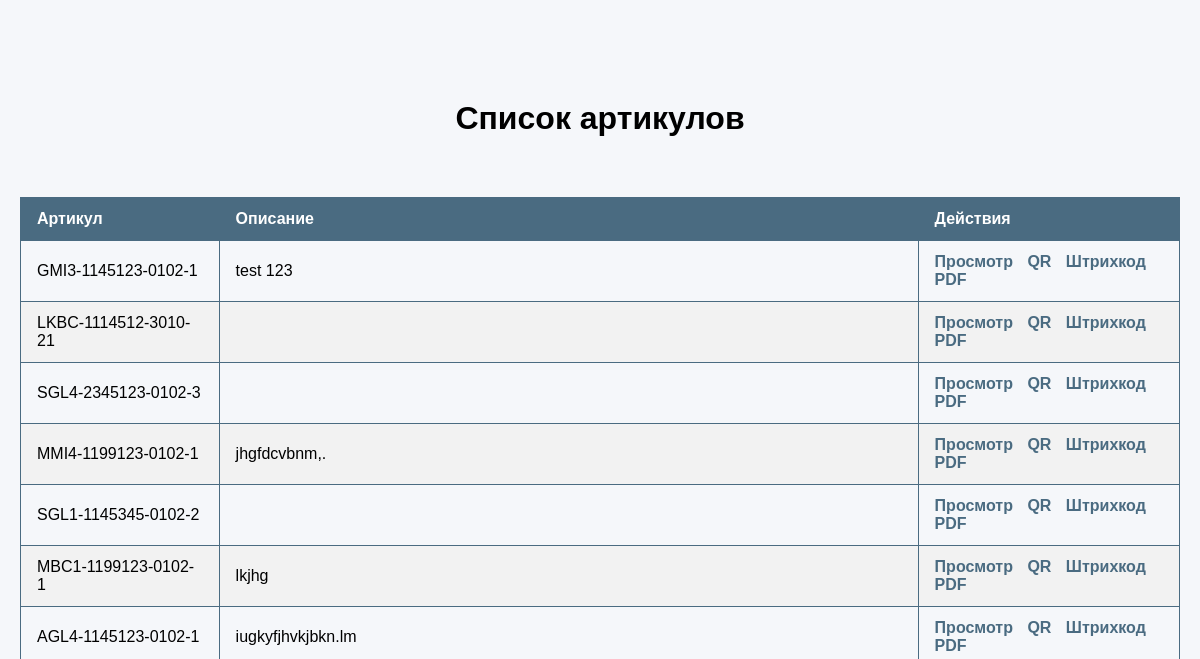
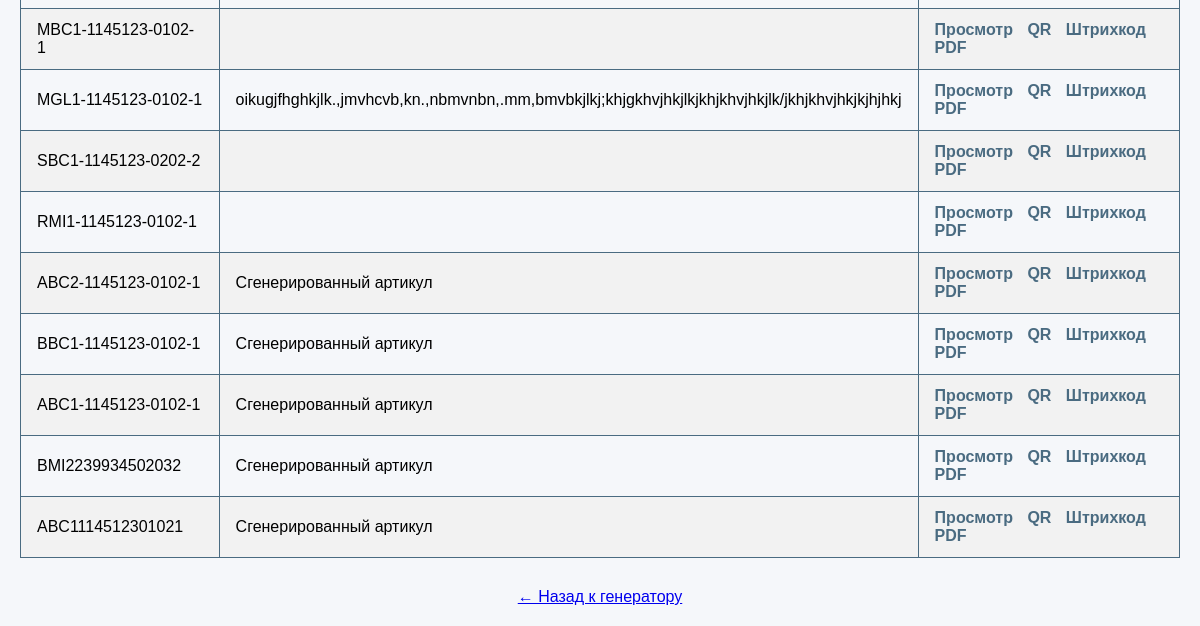
/articles, run on an earlier commit of the app's database (2 pictures, top to bottom).
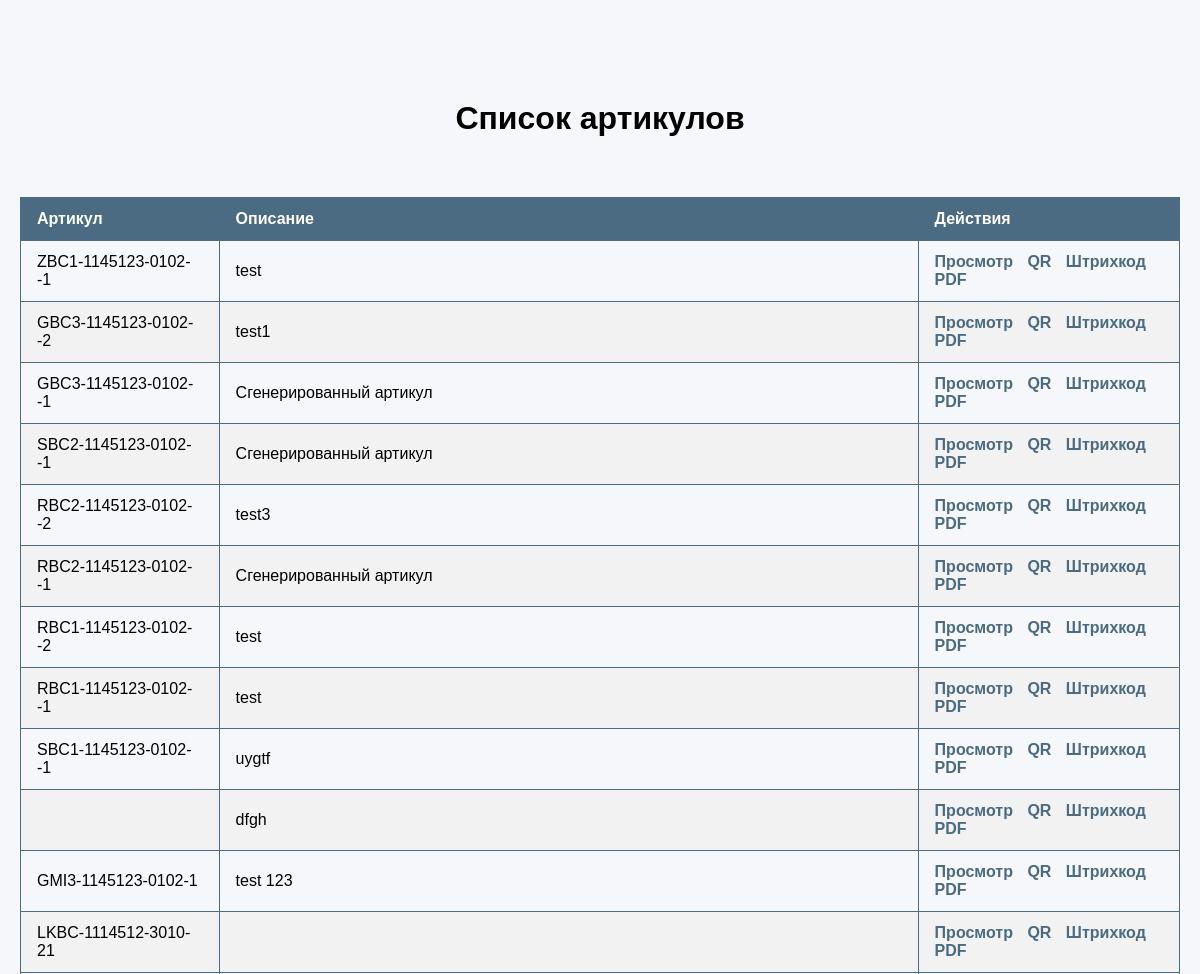
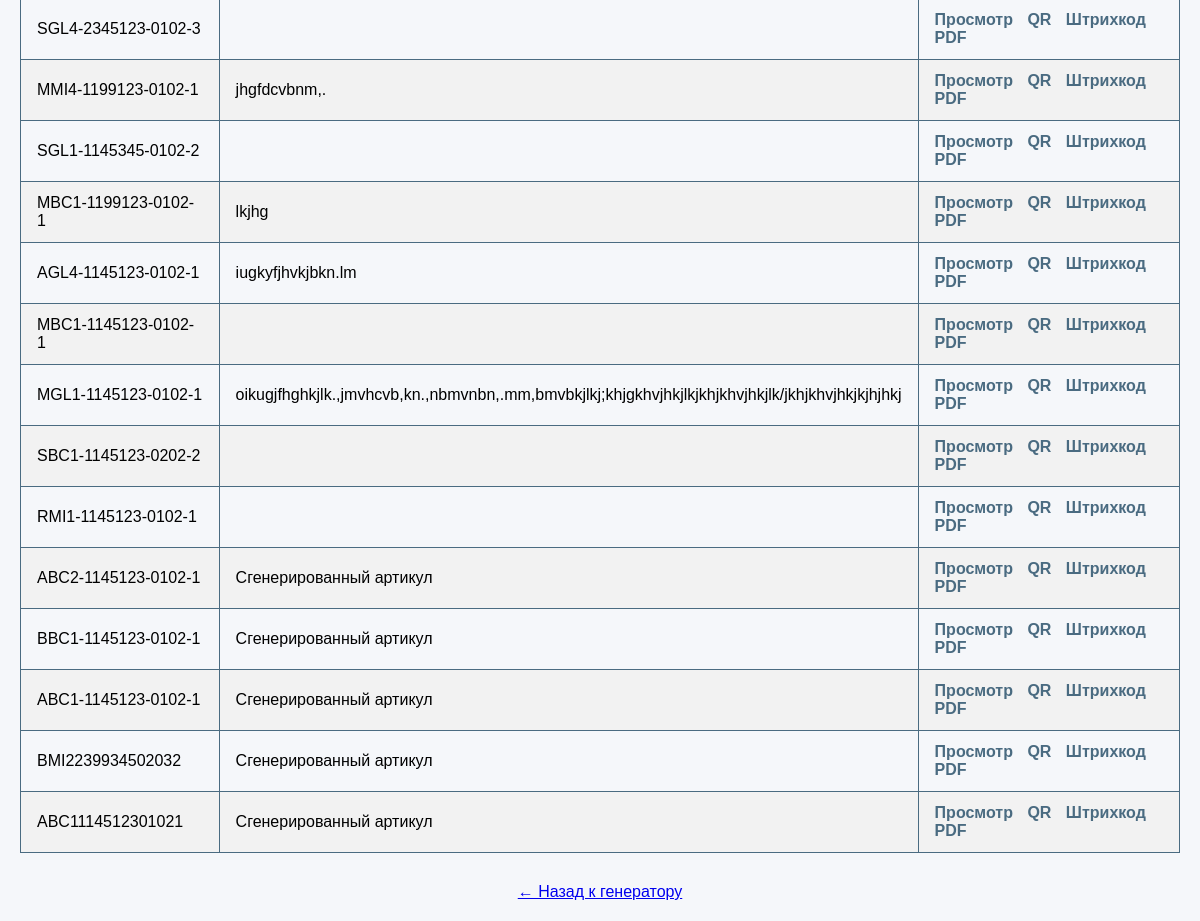
And on a later commit of the database (2 pictures, top to bottom).
### app/models.py (models this page shows, shortened)
class Article(db.Model):
    id = db.Column(db.Integer, primary_key=True)
    code = db.Column(db.String(64), nullable=False, unique=True)  # Артикул
    description = db.Column(db.String(256))  # Краткое описание

### app/main/routes.py (the view)
@main.route('/articles')
def list_articles():
    from app.models import Article
    articles = Article.query.order_by(Article.id.desc()).all()
    return render_template('list_articles.html', articles=articles)

### app/templates/list_articles.html (shortened to what this page needs)
<!DOCTYPE html>
<html lang="ru">
<head>
  <link rel="stylesheet" href="{{ url_for('static', filename='styles.css') }}">
</head>
<body>
  <div class="container">
    <h1>Список артикулов</h1>
    <table class="article-table">
      <thead>
        <tr>
          <th>Артикул</th>
          <th>Описание</th>
          <th>Действия</th>
        </tr>
      </thead>
      <tbody>
        {% for article in articles %}
        <tr>
          <td>{{ article.code }}</td>
          <td>{{ article.description }}</td>
          <td class="action-buttons">
            <a href="#">Просмотр</a>
            <a href="#">QR</a>
            <a href="#">Штрихкод</a>
            <a href="#">PDF</a>
          </td>
        </tr>
        {% endfor %}
      </tbody>
    </table>
    <a href="{{ url_for('main.index') }}" class="back-link">← Назад к генератору</a>
  </div>
</body>
</html>

### app/static/styles.css (style rules this page uses)
* { margin: 0; padding: 0; box-sizing: border-box; }
body { font-family: Arial, sans-serif; background-color: #f5f7fa; display: flex; justify-content: center; align-items: flex-start; min-height: 100vh; }
.container { display: flex; flex-direction: column; align-items: center; gap: 30px; width: 100%; max-width: 1300px; padding: 20px; margin-top: 10vh; }
.article-table { width: 100%; border-collapse: collapse; margin-top: 30px; }
.article-table th, .article-table td { border: 1px solid #4a6b81; padding: 12px 16px; text-align: left; }
.article-table th { background-color: #4a6b81; color: white; }
.article-table tr:nth-child(even) { background-color: #f2f2f2; }
.action-buttons a { margin-right: 10px; color: #4a6b81; font-weight: bold; text-decoration: none; }

What changed in the data, as far as the page shows it:
added Article: code "ZBC1-1145123-0102--1", description "test"
added Article: code "GBC3-1145123-0102--2", description "test1"
added Article: code "GBC3-1145123-0102--1", description "Сгенерированный артикул"
added Article: code "SBC2-1145123-0102--1", description "Сгенерированный артикул"
added Article: code "RBC2-1145123-0102--2", description "test3"
added Article: code "RBC2-1145123-0102--1", description "Сгенерированный артикул"
added Article: code "RBC1-1145123-0102--2", description "test"
added Article: code "RBC1-1145123-0102--1", description "test"
added Article: code "SBC1-1145123-0102--1", description "uygtf"
added Article: description "dfgh"
